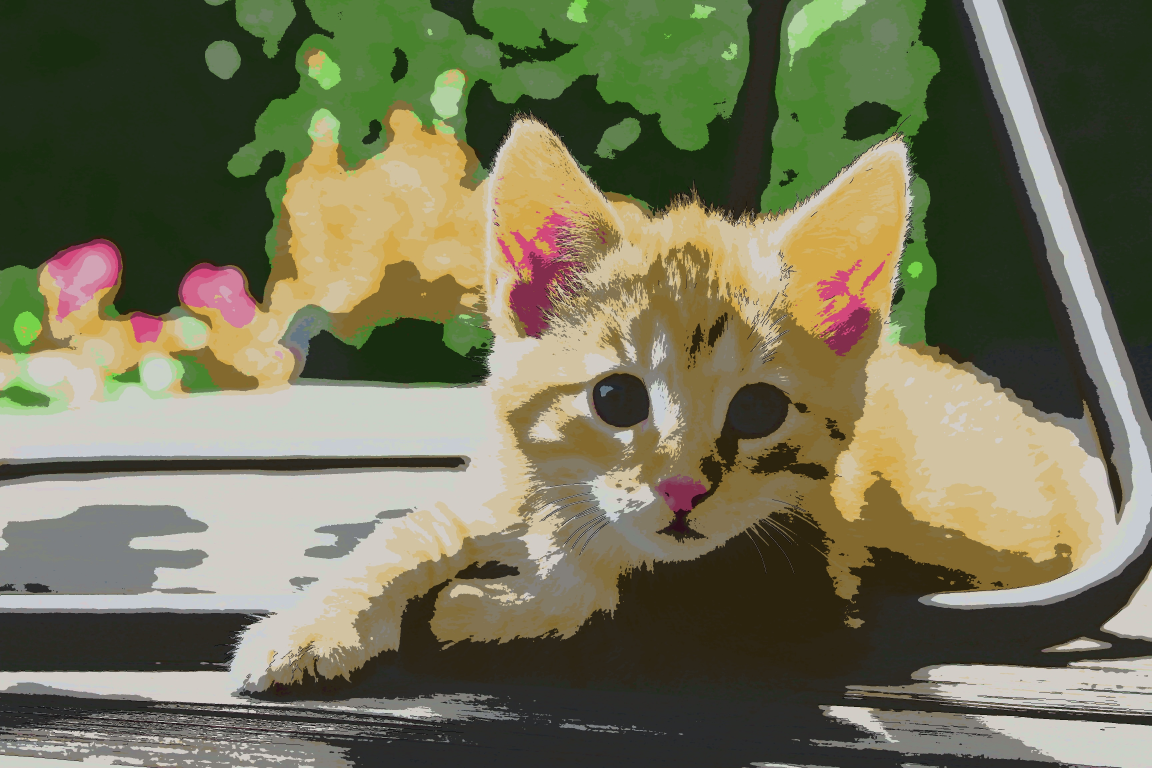
#> input picture assets/anime_effect.jpg, 3456 x 2304 px (shown at 1/3 size)
$ python -i low_poly.py   (imports and definitions only)
#> lines starting #> are read from the running program, lines starting #| are printed output that depends on the picture; after the words box and inside, x2 and y2 are one past the last pixel; in counts of white or black regions, pixels touching at a corner belong together
import cv2
import numpy as np
from PIL import Image
import random

def apply_low_poly_effect(image_input):
    """Apply low poly effect to the image."""
#> called with image_input = '../assets/anime_effect.jpg'

    # Check if the input is a NumPy array (image loaded into memory)
    if isinstance(image_input, np.ndarray):
        img = image_input  # Directly use the NumPy array
    else:
        # If it's a file path, open it using PIL
        img = Image.open(image_input)
#> img is the input picture: PIL image 3456x2304 RGB; mean R, G, B 114.6, 114, 86.8
        img = np.array(img)  # Convert it to a NumPy array

    # Convert to RGB if the image is in BGR format (as OpenCV uses BGR)
    if img.shape[-1] == 3:  # Check if it's a color image
        img = cv2.cvtColor(img, cv2.COLOR_BGR2RGB)
#> img: shape (2304, 3456, 3)

    # Resize image to a smaller size for faster processing (optional)
    target_width = 480
    height, width = img.shape[:2]
#> height = 2304; width = 3456
    aspect_ratio = height / width
#> aspect_ratio = 0.667
    new_height = int(target_width * aspect_ratio)
#> new_height = 320
    img = cv2.resize(img, (target_width, new_height))
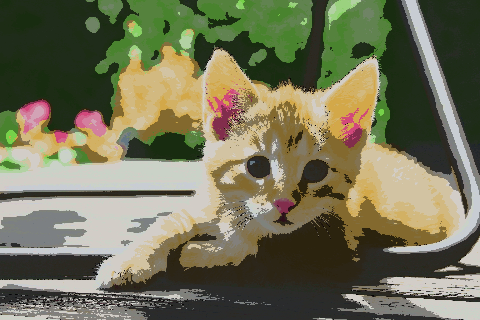
#> img: shape (320, 480, 3); mean B, G, R 86.7, 114, 114.5

    # Convert the image to a set of polygons
    img_gray = cv2.cvtColor(img, cv2.COLOR_RGB2GRAY)
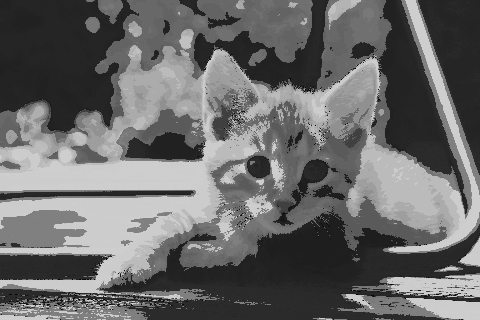
#> img_gray: shape (320, 480); min 0, max 209, mean 105.8
    img_gray = cv2.GaussianBlur(img_gray, (5, 5), 0)
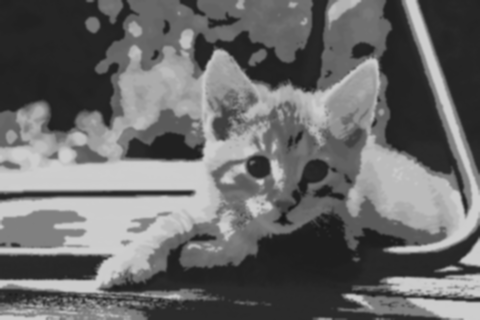
#> img_gray: shape (320, 480); min 22, max 206, mean 105.8

    # Perform edge detection using Canny
    edges = cv2.Canny(img_gray, 100, 200)
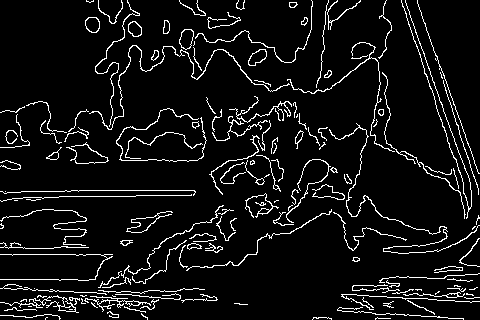
#> edges: shape (320, 480); 7.2% white in thin lines or dots

    # Find contours in the edges image
    contours, _ = cv2.findContours(edges, cv2.RETR_EXTERNAL, cv2.CHAIN_APPROX_SIMPLE)
#> contours = 152 contours, 107 with area under 20; largest, box (x1, y1, x2, y2) and area: (126, 211, 173, 233) 264, (179, 29, 194, 50) 212, (248, 49, 267, 66) 188, (85, 17, 100, 33) 179, (128, 21, 142, 37) 154

    # Create a blank image to draw the low poly effect on
    low_poly_img = np.zeros_like(img)

    # Randomly select colors to fill polygons
    for contour in contours:
        if len(contour) > 5:  # Avoid drawing very small contours
            # Find the convex hull of the contour to get the polygon
            polygon = cv2.convexHull(contour)

            # Random color for each polygon
            color = [random.randint(0, 255) for _ in range(3)]

            # Fill the polygon with the random color
            cv2.fillPoly(low_poly_img, [polygon], color)
#> this loop made 152 passes
#> (polygon, color) on passes 1, 3, 11, 18, 19, 24, 33, 38, 39, 71: ([[390, 318], [375, 319], [375, 318], [377, 317]], [197, 215, 20]), ([[47, 317], [45, 319], [45, 318], [46, 317]], [155, 244, 183]), ([[239, 303], [247, 304], [239, 304], [234, 303]], [226, 133, 31]), ([[82, 299], [85, 303], [81, 303], [81, 298]], [41, 163, 250]), ([[479, 297], [473, 298], [466, 298], [464, 297]], [55, 154, 149]), ([[86, 295], [84, 296], [82, 296], [80, 295]], [148, 94, 96]), ([[421, 289], [421, 290], [417, 290], [415, 289]], [97, 124, 8]), ([[477, 287], [474, 289], [469, 289], [476, 287]], [74, 112, 23]), ([[457, 285], [460, 286], [454, 286], [454, 285]], [37, 13, 63]), ([[278, 200], [274, 202], [274, 201], [276, 200]], [19, 253, 166])
#> color on passes 2, 4, 5, 6, 7, 8: [132, 248, 207], [111, 71, 144], [71, 48, 128], [75, 158, 50], [37, 169, 241], [51, 181, 222]
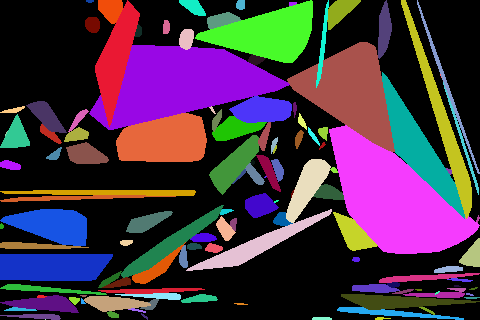
#> low_poly_img: shape (320, 480, 3); mean of channels 0, 1, 2 72, 50.9, 70.9; drawn as R, G, B

    # Return the processed image
    return low_poly_img

>>> result = apply_low_poly_effect('../assets/anime_effect.jpg')
